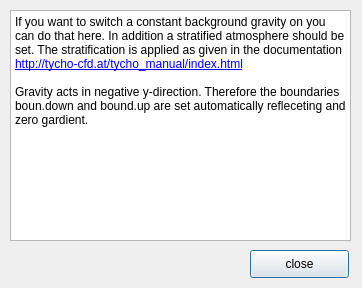
<?xml version="1.0" encoding="UTF-8"?>
<ui version="4.0">
 <class>help6</class>
 <widget class="QDialog" name="help6">
  <property name="geometry">
   <rect>
    <x>0</x>
    <y>0</y>
    <width>362</width>
    <height>288</height>
   </rect>
  </property>
  <property name="windowTitle">
   <string>Gravity</string>
  </property>
  <property name="windowIcon">
   <iconset>
    <normaloff>tycho_logo_klein.png</normaloff>tycho_logo_klein.png</iconset>
  </property>
  <widget class="QTextBrowser" name="textBrowser">
   <property name="geometry">
    <rect>
     <x>10</x>
     <y>10</y>
     <width>341</width>
     <height>231</height>
    </rect>
   </property>
   <property name="html">
    <string>&lt;!DOCTYPE HTML PUBLIC &quot;-//W3C//DTD HTML 4.0//EN&quot; &quot;http://www.w3.org/TR/REC-html40/strict.dtd&quot;&gt;
&lt;html&gt;&lt;head&gt;&lt;meta name=&quot;qrichtext&quot; content=&quot;1&quot; /&gt;&lt;style type=&quot;text/css&quot;&gt;
p, li { white-space: pre-wrap; }
&lt;/style&gt;&lt;/head&gt;&lt;body style=&quot; font-family:'Sans Serif'; font-size:9pt; font-weight:400; font-style:normal;&quot;&gt;
&lt;p style=&quot; margin-top:0px; margin-bottom:0px; margin-left:0px; margin-right:0px; -qt-block-indent:0; text-indent:0px;&quot;&gt;If you want to switch a constant background gravity on you can do that here. In addition a stratified atmosphere should be set. The stratification is applied as given in the documentation &lt;a href=&quot;http://tycho-cfd.at/tycho_manual/index.html&quot;&gt;&lt;span style=&quot; text-decoration: underline; color:#0000ff;&quot;&gt;http://tycho-cfd.at/tycho_manual/index.html&lt;/span&gt;&lt;/a&gt;&lt;/p&gt;
&lt;p style=&quot;-qt-paragraph-type:empty; margin-top:0px; margin-bottom:0px; margin-left:0px; margin-right:0px; -qt-block-indent:0; text-indent:0px;&quot;&gt;&lt;/p&gt;
&lt;p style=&quot; margin-top:0px; margin-bottom:0px; margin-left:0px; margin-right:0px; -qt-block-indent:0; text-indent:0px;&quot;&gt;Gravity acts in negative y-direction. Therefore the boundaries boun.down and bound.up are set automatically refleceting and zero gardient.&lt;/p&gt;&lt;/body&gt;&lt;/html&gt;</string>
   </property>
   <property name="openExternalLinks">
    <bool>true</bool>
   </property>
  </widget>
  <widget class="QPushButton" name="close">
   <property name="geometry">
    <rect>
     <x>250</x>
     <y>250</y>
     <width>99</width>
     <height>28</height>
    </rect>
   </property>
   <property name="text">
    <string>close</string>
   </property>
  </widget>
 </widget>
 <resources/>
 <connections/>
</ui>
